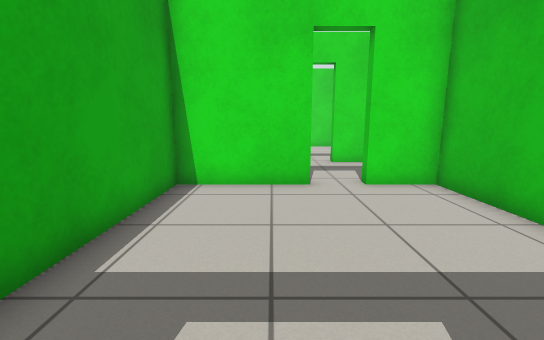
[1] (above)

17 first-person views from a walk through a robot-simulator world made for Gazebo. The camera is 0.88 m above the floor, tilts 10° down and sees 90° across. The floor is counted in squares, 0.5 m on a side. Each view is taken from the middle of a square. On the plan, view 1 faces up. The plan holds only what a view shows up to about 15 squares ahead; the rest is blank.

[2]
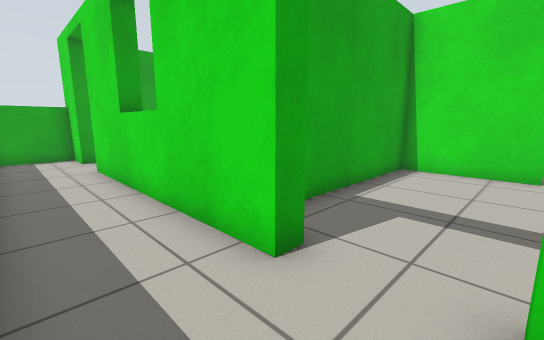

[3]
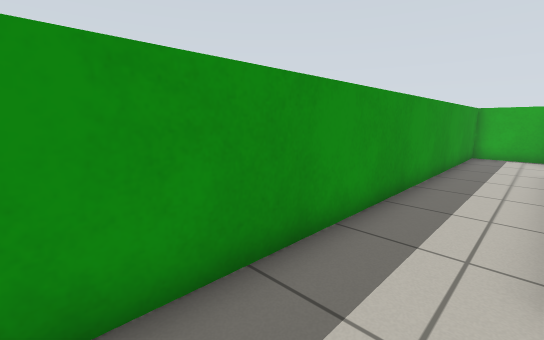

[4]
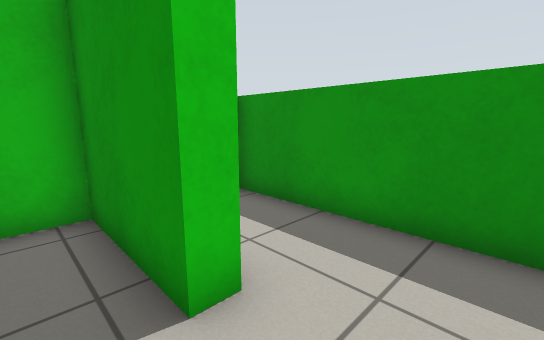

[5]
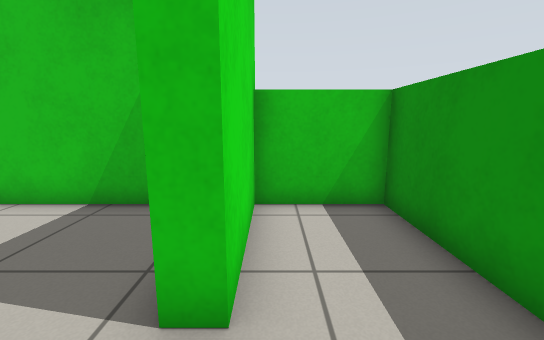

[6]
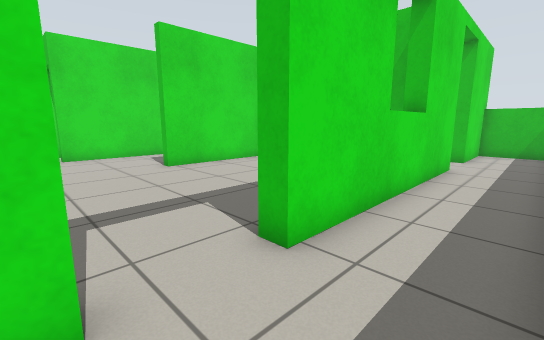

[7]
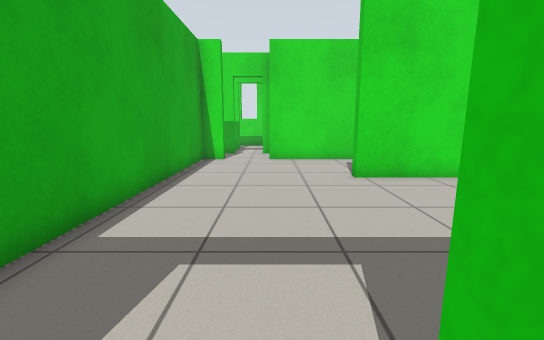

[8]
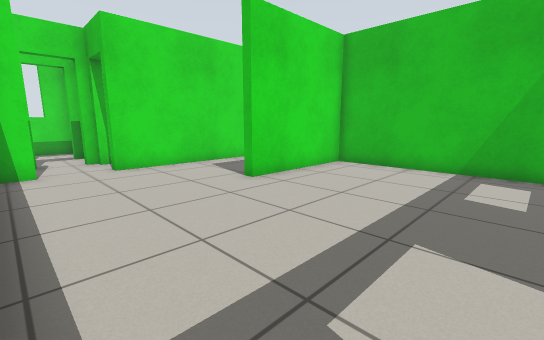

[9]
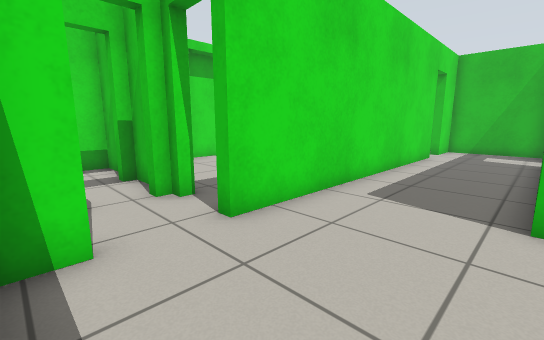

[10]
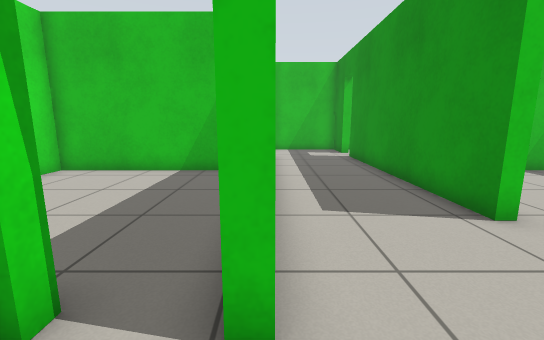

[11]
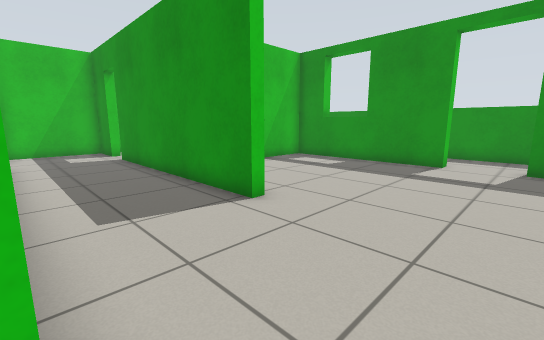

[12]
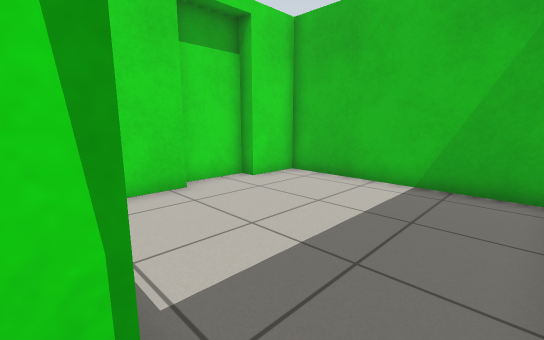

[13]
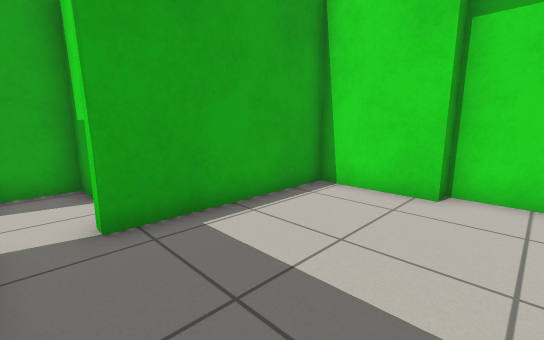

[14]
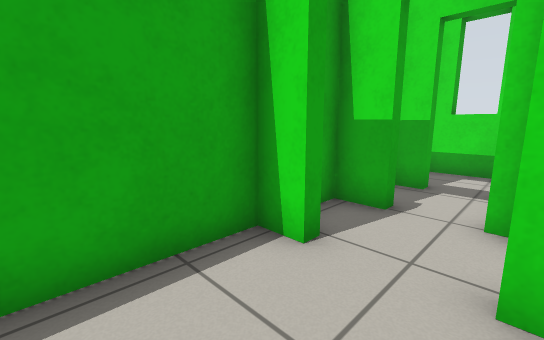

[15]
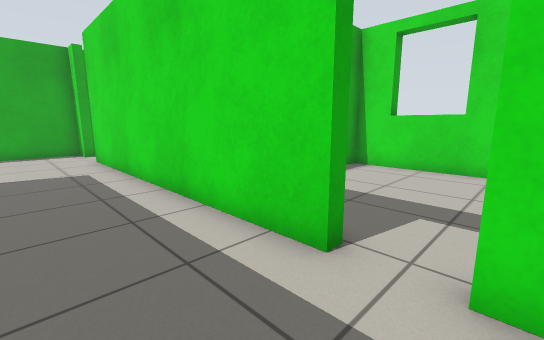

[16]
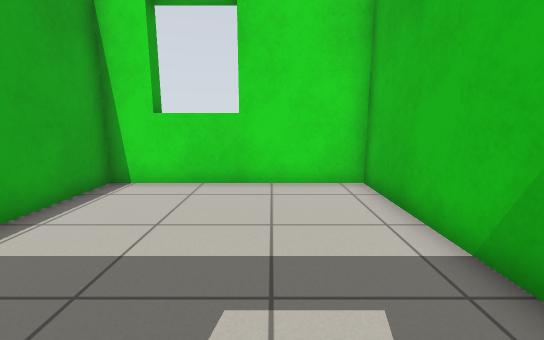

[17]
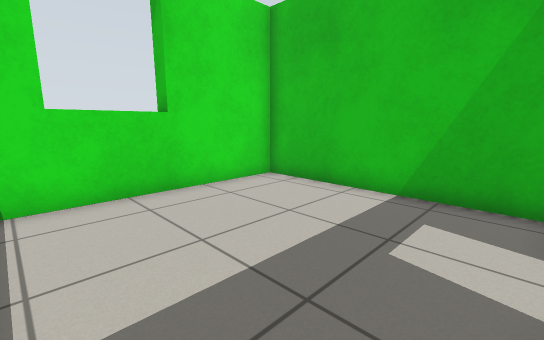

### Floor plan
Points are (right, up) in squares from view 1. A wall is a line through its corners. A room is listed if a view was taken in it or the views show most of it. See-through windows are left out.
Room 1 (views 1, 2, 3, 5, 6, 7)
walls: (-4.7, -0.8) (-4.7, 0); (-7.1, 0) (-7.1, -0.6); (-1.3, 0) (-1.3, -0.6) (-10.3, -0.6) (-10.3, 0); (-12.7, 0) (-12.7, -0.6) (-14.9, -0.6); (-14.3, -0.5) (-14.3, -3.4) (4.7, -3.4) (4.7, -0.6); (5.2, -0.6) (1.1, -0.6) (1.1, 0)
ways out: opening at (0, 0) to room 2; opening at (-11.5, 0) to room 3
Room 2 (view 4)
walls: (1.1, 7.6) (-2.7, 7.6) (-2.7, 1.8); (1.1, 0) (4.7, 0) (4.7, 7.6) (2.7, 7.6) (2.7, 8)
ways out: opening at (0, 0) to room 1; opening at (2, 8) to room 3
Room 3 (views 8, 9, 10, 11, 14, 15)
walls: (-10.3, 0) (-3.1, 0) (-3.1, 7.6) (-8.3, 7.6) (-8.3, 8) (1.1, 8); (-13.3, 12.5) (-13.3, 12) (-14.3, 12) (-14.3, 2.1); (-13.1, 0) (-12.7, 0); (1.1, 12) (-11.1, 12) (-11.1, 12.4); (2.7, 8) (4.7, 8) (4.7, 11.9); (4.1, 12) (2.7, 12)
ways out: opening at (-11.5, 0) to room 1; opening at (2, 8) to room 2; opening at (2, 12) to room 5; opening at (-12.5, 12)
Room 4 (views 12, 13)
walls: (-11.1, 14.4) (-11.5, 14.4); (-3.1, 12.8) (-3.1, 19.8) (-5.1, 19.8) (-5.1, 20.4) (-7.5, 20.4) (-7.5, 19.8) (-10.7, 19.8) (-10.7, 14) (-11.1, 14)
ways out: opening at (-11, 13)
Room 5 (views 16, 17)
walls: (1.1, 12.5) (1.1, 12); (2.7, 12) (2.7, 12.4); (4.7, 12.8) (4.7, 19.8) (-2.7, 19.8) (-2.7, 16.5)
ways out: opening at (2, 12) to room 3

Where each view was taken, in squares from view 1:
view 1: 0 up, 0 right, facing up
view 2: 3 down, 1 right, facing up-left
view 3: 1 down, 2 right, facing down-left
view 4: 1 up, 1 left, facing down-right
view 5: 1 down, 1 left, facing right
view 6: 3 down, 13 left, facing up-right
view 7: 1 down, 11 left, facing up
view 8: 1 up, 14 left, facing up-right
view 9: 8 up, 14 left, facing up-right
view 10: 12 up, 13 left, facing right
view 11: 12 up, 13 left, facing down-right
view 12: 13 up, 11 left, facing up-right
view 13: 13 up, 6 left, facing up-left
view 14: 9 up, 11 left, facing up-left
view 15: 9 up, 3 right, facing up-left
view 16: 12 up, 2 right, facing up
view 17: 13 up, 2 left, facing up-right
